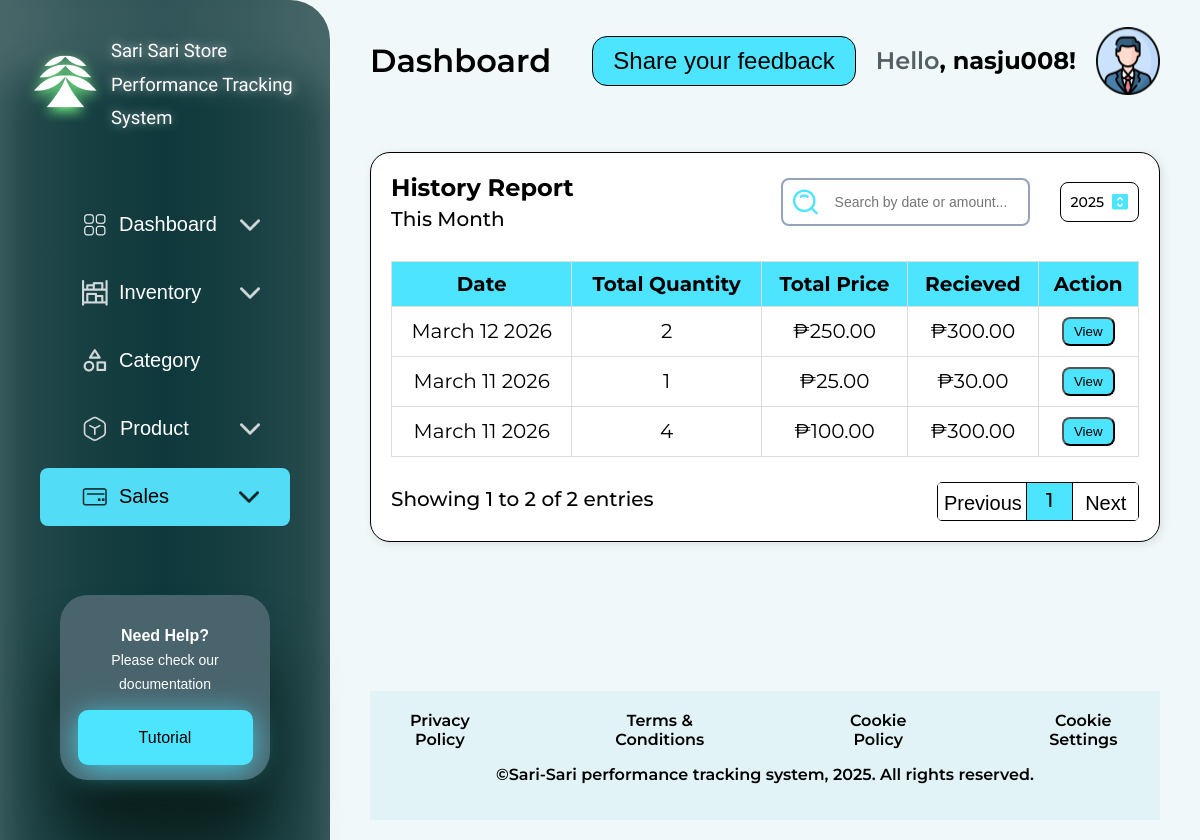
Screenshot of /day6-2/day6/php/history.php (signed in) with the database file from the repository.
### tables this page shows
CREATE TABLE `transactions` (
  `id` int(11) NOT NULL,
  `user_id` int(11) NOT NULL,
  `date` timestamp NOT NULL DEFAULT current_timestamp(),
  `total_quantity` int(11) DEFAULT NULL,
  `total_price` decimal(10,2) DEFAULT NULL,
  `received` decimal(10,2) DEFAULT NULL,
  `status` enum('completed','insufficient') DEFAULT 'completed'
);

### day6-2/day6/php/TenantMiddleware.php (called while the page is built, shortened)
<?php
class TenantMiddleware
{
    private $user_db;
    private $user_id;
    public function __construct($conn, $user_db)
    {
        $this->user_db = $user_db;
        $this->validateSession();
    }
    private function validateSession()
    {
        $this->authenticated_username = $_SESSION['username'];
        $stmt = $this->user_db->prepare(
            "SELECT id FROM users WHERE username = ? LIMIT 1"
        );
        $stmt->bind_param("s", $this->authenticated_username);
        $stmt->execute();
        $result = $stmt->get_result();
        $row = $result->fetch_assoc();
        $this->user_id = intval($row['id']);
    }
    public function getUserId()
    {
        return $this->user_id;
    }
}

### day6-2/day6/php/history.php (the view, shortened to what this page needs)
<?php
require_once 'db_connect_updated.php';
require_once 'TenantMiddleware.php';
$middleware = new TenantMiddleware($conn, $user_db);
$user_id = $middleware->getUserId();
$stmt = $conn->prepare("SELECT id, date, total_quantity, total_price, received FROM transactions WHERE user_id = ? ORDER BY date DESC");
$stmt->bind_param("i", $user_id);
$stmt->execute();
$result = $stmt->get_result();
$transactions = [];
while ($row = $result->fetch_assoc()) {
    $transactions[] = $row;
}
?>
<html lang="en">
<head>
    <link rel="stylesheet" href="../css/styles.css">
</head>
<body>
    <div class="sidebar">
        <div class="sidebarhead">
            <div class="sidebarlogo">
                <div class="sidelogo-left">
                    <img src="../llogo.png" alt="">
                </div>
                <div class="sidelogo-right">
                    <h2>Sari Sari Store Performance Tracking System</h2>
                </div>
            </div>
            <div class="sidebarmenu">
                <ul>
                    <li class="inactive">
                        <div class="inactive-box">
                            <div class="menu">
                                <a href="dashboard.php">
                                    <div class="menulogo-left">
                                        <img src="../dash.png" alt="">
                                        <p>Dashboard</p>
                                    </div>
                                </a>
                                <div class="menulogo-right">
                                    <img src="../arrow.png" alt="" class="arrow-icon">
                                </div>
                            </div>
                        </div>
                    </li>
                    <li class="inactive">
                        <div class="inactive-box">
                            <div class="menu">
                                <div class="menulogo-left">
                                    <img src="../inventory.png" alt=""> Inventory
                                </div>
                                <div class="menulogo-right">
                                    <img src="../arrow.png" alt="" class="arrow-icon">
                                </div>
                            </div>
                        </div>
                    </li>
                    <li class="inactive">
                        <div class="inactive-box">
                            <div class="menu">
                                <a href="category.php" class="categ">
                                    <div class="menulogo-left categ">
                                        <img src="../category.png" alt=""> Category
                                    </div>
                                </a>
                            </div>
                        </div>
                    </li>
                    <li class="inactive">
                        <div class="inactive-box">
                            <div class="menu">
                                <div class="menulogo-left">
                                    <img src="../product.png" alt=""> Product
                                </div>
                                <div class="menulogo-right">
                                    <img src="../arrow.png" alt="" class="arrow-icon">
                                </div>
                            </div>
                        </div>
                    </li>
                    <li class="menu-item">
                        <div class="active">
                            <div class="menu" id="pisteyawa">
                                <a href="#" class="damndashboard">
                                    <div class="menulogo-left">
                                        <img src="../sale.png" alt="" class="light">
                                        Sales
                                    </div>
                                </a>
                                <div class="menulogo-right arrow">
                                    <div class="menu" onclick="toggleActive(this)"><img src="../downarrow.png" alt=""
                                            class="arrow-icon" id="arrow-piste"></div>
                                </div>
                            </div>
                        </div>
                    </li>
                </ul>
            </div>
        </div>
        <div class="boxside">
            <p><strong>Need Help?</strong>
                <br>Please check our documentation
            </p>
            <div class="sidebarbottom">
                <button class="tutorial-btn">Tutorial</button>
            </div>
        </div>
    </div>
    <div class="main-content">
        <header>
            <h1>Dashboard</h1>
            <div class="header-right">
                <div class="feedback">
                    <button class="feedback-btn">Share your feedback</button>
                </div>
                <div class="profile">
                    <h2><span>Hello</span>, <?php echo $_SESSION["username"]; ?>!</h2>
                    <img src="../profile.png" alt="" class="toggleprofile">
                </div>
            </div>
        </header>
        <div class="sales-report">
            <div class="history">
                <div class="history-up">
                    <div class="sales-report-header">
                        <div class="sales-left">
                            <h2>History Report</h2>
                            <p>This Month</p>
                        </div>
                        <div class="right-middle">
                            <div class="search-box">
                                <img src="../search.png" alt="">
                                <input type="text" id="history-search" placeholder="Search by date or amount...">
                            </div>
                            <div class="sales-right">
                                <p>2025</p>
                                <img src="../date.png" alt="">
                            </div>
                        </div>
                    </div>
                    <table>
                        <tr>
                            <th>Date</th>
                            <th>Total Quantity</th>
                            <th>Total Price</th>
                            <th>Recieved</th>
                            <th>Action</th>
                        </tr>
                        <?php foreach ($transactions as $transaction): ?>
                            <tr>
                                <td><?php echo date('F j Y', strtotime($transaction['date'])); ?></td>
                                <td><?php echo $transaction['total_quantity']; ?></td>
                                <td>₱<?php echo number_format($transaction['total_price'], 2); ?></td>
                                <td>₱<?php echo number_format($transaction['received'], 2); ?></td>
                                <td><button class="Edit" data-id="<?php echo $transaction['id']; ?>">View</button></td>
                            </tr>
                        <?php endforeach; ?>
                    </table>
                </div>
                <div class="history-down">
                    <p>Showing 1 to 2 of 2 entries</p>
                    <div class="entries">
                        <button class="previous">
                            <p>Previous</p>
                        </button>
                        <div class="current">
                            <p>1</p>
                        </div>
                        <button class="next">
                            <p>Next</p>
                        </button>
                    </div>
                </div>
            </div>
        </div>
        <footer>
            <div class="footer-links">
                <a href="#">Privacy Policy</a>
                <a href="#">Terms & Conditions</a>
                <a href="#">Cookie Policy</a>
                <a href="#">Cookie Settings</a>
            </div>
            <p>©Sari-Sari performance tracking system, 2025. All rights reserved.</p>
        </footer>
    </div>
</body>
</html>

### rows the page displays
transactions: date "March 12 2026", total_quantity "2", total_price "250.00", received "300.00"
transactions: date "March 11 2026", total_quantity "1", total_price "25.00", received "30.00"
transactions: date "March 11 2026", total_quantity "4", total_price "100.00", received "300.00"

### other values shown
$_SESSION["username"] "nasju008"
